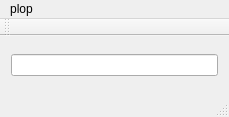
<?xml version="1.0" encoding="UTF-8"?>
<ui version="4.0">
 <class>MainWindow</class>
 <widget class="QMainWindow" name="MainWindow">
  <property name="geometry">
   <rect>
    <x>0</x>
    <y>0</y>
    <width>229</width>
    <height>117</height>
   </rect>
  </property>
  <property name="windowTitle">
   <string>MainWindow</string>
  </property>
  <widget class="QWidget" name="centralWidget">
   <layout class="QVBoxLayout" name="verticalLayout">
    <item>
     <widget class="QLineEdit" name="lineEdit"/>
    </item>
   </layout>
  </widget>
  <widget class="QMenuBar" name="menuBar">
   <property name="geometry">
    <rect>
     <x>0</x>
     <y>0</y>
     <width>229</width>
     <height>27</height>
    </rect>
   </property>
   <widget class="QMenu" name="menuPlop">
    <property name="title">
     <string>plop</string>
    </property>
   </widget>
   <addaction name="menuPlop"/>
  </widget>
  <widget class="QToolBar" name="mainToolBar">
   <attribute name="toolBarArea">
    <enum>TopToolBarArea</enum>
   </attribute>
   <attribute name="toolBarBreak">
    <bool>false</bool>
   </attribute>
  </widget>
  <widget class="QStatusBar" name="statusBar"/>
 </widget>
 <layoutdefault spacing="6" margin="11"/>
 <resources/>
 <connections/>
</ui>
